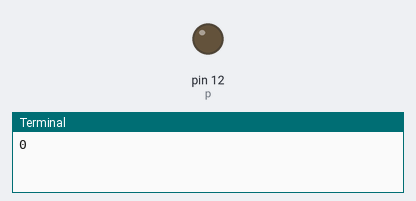
A program run on a simulated Raspberry Pi (header pin numbers). Shown: output pins drawn as LEDs (lit = HIGH), the last lines printed to the terminal.

Above: at 0.05 s.
At 0.95 s:
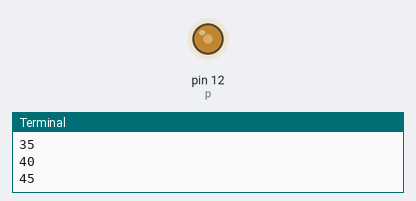
At 1.9 s:
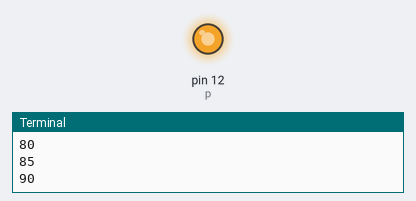
At 3.8 s:
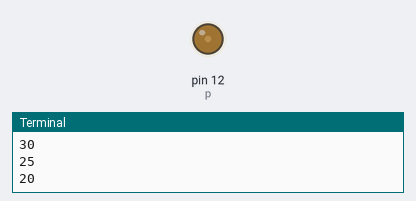
Timing chart, 0 to 5.5 s (numbered marks = the images above):
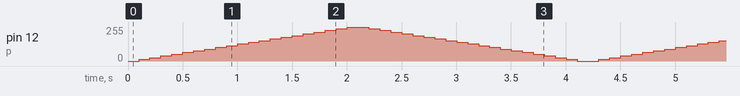

The program:

LED_fenyero_valtoztatasa.py
```python
import time
import RPi.GPIO as GPIO
GPIO.setwarnings(False)
GPIO.setmode(GPIO.BOARD)
GPIO.setup(12, GPIO.OUT)
p=GPIO.PWM(12, 50)
p.start(0)
try:
    while 1:
        for dc in range(0, 101, 5):
            print(dc)
            p.ChangeDutyCycle(dc)
            time.sleep(0.1)
        for dc in range(100, -1, -5):
            print(dc)
            p.ChangeDutyCycle(dc)
            time.sleep(0.1)
except KeyboardInterrupt:
        pass
p.stop()
input("Leállításhoz nyomj egy ENTER - t")
p.stop()
GPIO.cleanup() //vege
```
